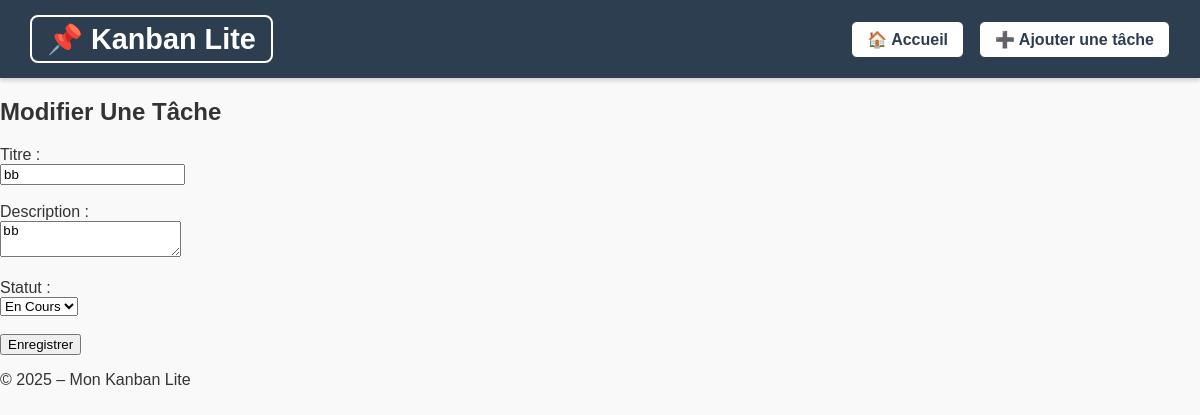
The page /index.php?route=edit&id=2 on the database its author committed.
### tables this page shows
CREATE TABLE tasks (
    id INTEGER PRIMARY KEY AUTOINCREMENT,
    title TEXT NOT NULL,
    description TEXT NOT NULL,
    status TEXT NOT NULL DEFAULT 'todo',
    created_at DATETIME DEFAULT CURRENT_TIMESTAMP
);

### controllers/taskController.php (called while the page is built, shortened)
<?php
require_once __DIR__ . '/../models/db.php';
require_once __DIR__ . '/../models/taskModel.php';
function showEditForm() {
    global $pdo;
    $id = $_GET['id'] ?? null;
    $task = getTaskById($pdo, $id);
    include __DIR__ . '/../views/header.php';
    include __DIR__ . '/../views/form_edit.php';
    include __DIR__ . '/../views/footer.php';
}

### models/taskModel.php (called while the page is built, shortened)
<?php
function getTaskById($pdo, $id) {
    $stmt = $pdo->prepare("SELECT * FROM tasks WHERE id = ?");
    $stmt->execute([$id]);
    return $stmt->fetch(PDO::FETCH_ASSOC);
}

### views/form_edit.php (the view, shortened to what this page needs)
<h2>Modifier Une Tâche</h2>
<form action="index.php?route=edit" method="post">
    <label for="title">Titre :</label><br>
    <input type="text" id="title" name="title" value="<?= htmlspecialchars($task['title']) ?>" required><br><br>
    <label for="description">Description :</label><br>
    <textarea id="description" name="description"><?= htmlspecialchars($task['description']) ?></textarea><br><br>
    <label for="status">Statut :</label><br>
    <select id="status" name="status">
        <option value="doing" <?= $task['status'] === 'doing' ? 'selected' : '' ?>>En Cours</option>
    </select><br><br>
    <button type="submit">Enregistrer</button>
</form>

### public/style.css (style rules this page uses)
body { font-family: Arial, sans-serif; margin: 0; padding: 0; background: #f9f9f9; color: #333; }

### rows shown on the page
tasks: title "bb", description "bb", status "En Cours"
